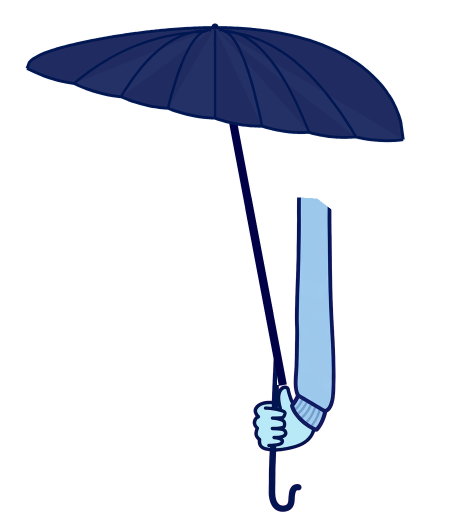
#> input picture tools/audit34/cand_arm_cardigan_umbrella_open.png, 940 x 1024 px, given in place of arm_polo_umbrella_open.png, which was not available (shown at 1/2 size)
$ python make_arm_layers34.py
#> lines starting #> are read from the running program, lines starting #| are printed output that depends on the picture; after the words box and inside, x2 and y2 are one past the last pixel; in counts of white or black regions, pixels touching at a corner belong together
### tools/audit34/build_arm34.py
#!/usr/bin/env python3
"""v0.1.34: rebuild the three OPEN-umbrella arm layers with the
new parametric canopy (design34). The v0.1.32 settlement is kept:
the arm / sleeve / fist pixels are the shipped ones, byte for
byte — only the canopy + the shaft above the fist are erased and
redrawn, on a re-widened canvas whose anchors are re-solved so
every kept pixel lands on exactly the same composite position.

Per-layer plan (layer px, NEW canvas):
  polo     — apex stays where v0.1.32 put it (offset +7 measured,
             inside tolerance); the canvas widens for the new span.
  cardigan — the apex moves ~80 px left: v0.1.33's apex measured
             +47 px off the face centre in composite; the new
             design centres it (the shaft simply leans a little
             more, as the spec's straight apex->fist line allows).
  knitcoat — apex unchanged (offset ~0 measured).
Depths are solved so the rim feet land at composite y ~245
(mid-hair at the sides) on each layer's primary base.
"""
import os
import sys

import numpy as np
from PIL import Image

ROOT = os.path.expanduser("~/workspace/tenki-no-kotae")
RES = os.path.join(ROOT, "app/src/main/res/drawable-nodpi")
sys.path.insert(0, os.path.join(ROOT, "tools", "audit32"))
sys.path.insert(0, os.path.join(ROOT, "tools", "audit34"))
from draw_canopy32 import canopy_bottom, shaft_join  # noqa: E402
from design34 import draw_umbrella  # noqa: E402

INK = (1, 23, 82)
CLOTH_A = (32, 44, 97)
CLOTH_B = (36, 49, 103)

# current anchors (PersonFigure.kt / mirror ARM), per layer
CUR = {
    "arm_polo_umbrella_open":
        dict(grip=(0.72164, 0.84), shaft=0.70860, dw=1.38003, dh=0.95),
    "arm_cardigan_umbrella_open":
        dict(grip=(0.58555, 0.84), shaft=0.56458, dw=1.43003, dh=0.95),
    "arm_knitcoat_umbrella_open":
        dict(grip=(0.75382, 0.85), shaft=0.73950, dw=1.2576, dh=0.95),
}
HINT = {"arm_polo_umbrella_open": 490,
        "arm_cardigan_umbrella_open": 420,
        "arm_knitcoat_umbrella_open": 490}
# new-canvas plan: W2, off (kept art shifts right by off), apex in
# OLD canvas px (converted by +off), dome depth / sag (layer px)
PLAN = {
    "arm_polo_umbrella_open":
        dict(w2=880, off=60, ax_old=390, ay=55, hw=378, depth=190, sag=34),
    "arm_cardigan_umbrella_open":
        dict(w2=940, off=140, ax_old=290, ay=55, hw=376, depth=172, sag=32),
    "arm_knitcoat_umbrella_open":
        dict(w2=880, off=110, ax_old=353, ay=55, hw=376, depth=174, sag=32),
}


def erase_old(a, hint):
    """draw_canopy32's erase: canopy blob + shaft corridor down
    to the fist join. Returns (kept_rgba_int, join (jx, jy))."""
    H, W = a.shape[:2]
    al = a[:, :, 3] > 0
    bot = canopy_bottom(al)
    erase = np.zeros((H, W), dtype=bool)
    yy = np.arange(H)[:, None]
    erase |= al & (yy <= (bot + 2)[None, :])
    jy, jx, _ = shaft_join(a, hint)
    cx0, cx1 = int(jx) - 18, int(jx) + 18
    erase[jy - 400:jy - 60, cx0:cx1 + 1] |= al[jy - 400:jy - 60, cx0:cx1 + 1]
    lum = 0.299 * a[:, :, 0] + 0.587 * a[:, :, 1] + 0.114 * a[:, :, 2]
    tx0, tx1 = int(jx) - 11, int(jx) + 11
    tailzone = al[jy - 60:jy, tx0:tx1 + 1] & \
        (lum[jy - 60:jy, tx0:tx1 + 1] < 170)
    erase[jy - 60:jy, tx0:tx1 + 1] |= tailzone
    low = erase.copy()
    low[:430] = False
    low[jy - 400:jy, cx0:cx1 + 1] = False
    assert not low.any(), "erase mask reaches kept art below the canopy!"
    kept = a.copy()
    kept[erase] = 0
    return kept, (jx, jy)


def build_layer(name, plan=None, src_dir=RES):
#> called with name = 'arm_polo_umbrella_open'
    plan = plan or PLAN[name]
    src = Image.open(os.path.join(src_dir, name + ".png")).convert("RGBA")
#> src is the input picture: PIL image 940x1024 RGBA; mean R, G, B, A 8.8, 12.1, 21.4, 44.1
    a = np.asarray(src).astype(int)
    H, W = a.shape[:2]
#> H = 1024; W = 940
    W2, off = plan["w2"], plan["off"]
    kept, (jx, jy) = erase_old(a, HINT[name])
#> in erase_old, `al = a[:, :, 3] > 0`:
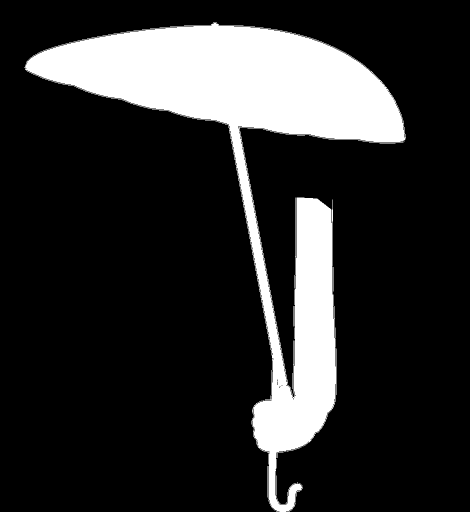
#> al: shape (1024, 940) bool (shown at 1/2 size); 18% white; 14 white regions (6 under 20 px), largest, box (x1, y1, x2, y2) and area: (49, 44, 812, 1024) 173109, (589, 395, 592, 577) 183, (664, 399, 666, 533) 158
    _, _, shaft_col = shaft_join(a, HINT[name])

    base = Image.new("RGBA", (W2, H), (0, 0, 0, 0))
    base.alpha_composite(Image.fromarray(kept.astype(np.uint8), "RGBA"),
                         (off, 0))
    ax, ay = plan["ax_old"] + off, plan["ay"]
    J = (jx + off, jy)
    tilt = (J[0] - ax) / (J[1] - ay)
    art, _ = draw_umbrella(
        (W2, H), (ax, ay), plan["hw"], plan["depth"], plan["sag"],
        tilt, J, shaft_col, CLOTH_A, CLOTH_B, INK,
        shaft_w=16, outline_w=6, rib_w=5, knob=(13, 11))
    base.alpha_composite(art, (0, 0))

    # assert: outside the new art, the output is the kept original
    out = np.asarray(base).astype(int)
    orig_at = np.zeros((H, W2, 4), dtype=int)
    orig_at[:, off:off + W] = a
    kept_mask = np.zeros((H, W2), dtype=bool)
    kept_mask[:, off:off + W] = True
    # kept pixels = original minus erase; recompute erase support:
    kept_alpha = np.zeros((H, W2), dtype=int)
    kept_alpha[:, off:off + W] = kept[:, :, 3]
    art_alpha = np.asarray(art)[:, :, 3] > 0
    untouched = (kept_alpha > 0) & ~art_alpha
    assert (out[untouched] == orig_at[untouched]).all(), \
        f"{name}: kept pixels changed outside the new art!"
    # canopy inside the frame with margin
    ys, xs = np.where(np.asarray(art)[:, :, 3] > 0)
    print(f"{name}: canvas {W}x{H} -> {W2}x{H}, apex=({ax},{ay}) "
          f"J={J} tilt={tilt:.3f} art x {xs.min()}..{xs.max()} "
          f"(margins {xs.min()}/{W2 - 1 - xs.max()})")
    cur = CUR[name]
    anchors = dict(
        grip=((cur["grip"][0] * W + off) / W2, cur["grip"][1]),
        shaft=(cur["shaft"] * W + off) / W2,
        dw=cur["dw"] * W2 / W, dh=cur["dh"])
    print(f"   anchors: grip=({anchors['grip'][0]:.5f},{anchors['grip'][1]}) "
          f"shaft={anchors['shaft']:.5f} dw={anchors['dw']:.5f} "
          f"dh={anchors['dh']}")
    return base, anchors


# [5 lines that do not run on import are left out]

### tools/audit32/draw_canopy32.py
#!/usr/bin/env python3
"""v0.1.32: rebuild the open-umbrella composition in the three
umbrella arm layers (polo / cardigan / knitcoat), at the user's
decision (「傘の構図を作り直す（雨傘・日傘そろって頭の真上に）」).

What changes and what does not:
- The arm, sleeve and fist art is NOT touched: every pixel outside
  the erased canopy + shaft corridor stays byte-identical to the
  v0.1.31 assets (asserted below).
- The canopy and the shaft above the fist are redrawn
  programmatically (no generated art): the canopy is a dome whose
  apex sits over the head's centre (solved per layer against the
  mirror's placement math for every base the layer serves), the
  whole canopy fits inside the layer frame, and the shaft is one
  straight line from the apex to the point where the old shaft
  enters the fist (measured per layer), so the join is seamless.
- Each layer is re-canvassed wider (transparent padding) so the
  centred canopy has room; the Kotlin anchors are recomputed so
  every kept pixel lands on exactly the same composite position
  as before (see anchors32.txt / PersonFigure.kt).
"""
import math
import os

import numpy as np
from PIL import Image, ImageDraw

ROOT = os.path.expanduser("~/workspace/tenki-no-kotae")
RES = os.path.join(ROOT, "app/src/main/res/drawable-nodpi")
OUT = os.path.join(ROOT, "tools/audit32")

INK = (1, 23, 82)          # ribs / outline (sampled median)
CLOTH_A = (32, 44, 97)     # panel shade A (sampled median)
CLOTH_B = (36, 49, 103)    # panel shade B (a breath lighter)

SS = 3  # supersample for the new art

# per-layer plan (new-canvas coordinates)
PLAN = {
    "arm_polo_umbrella_open": dict(
        w2=720, off=0, ax=390, ay=55, hw=300, dome_h=280, sag=25,
        shaft_hint=490),
    "arm_cardigan_umbrella_open": dict(
        w2=746, off=80, ax=290, ay=55, hw=285, dome_h=280, sag=25,
        shaft_hint=340),
    "arm_knitcoat_umbrella_open": dict(
        w2=655, off=0, ax=353, ay=55, hw=280, dome_h=280, sag=25,
        shaft_hint=490),
}


def canopy_bottom(al):
    """Per-column bottom of the top blob, with the shaft/arm
    corridors interpolated from their neighbours (the v0.1.31
    parasol script's method)."""
    H, W = al.shape
#> H = 1024; W = 940
    bot = np.zeros(W, dtype=int)
#> bot = 940 values from 0 to 0
    for x in range(W):
        col = al[:, x]
        last, gap, started = 0, 0, False
        for y in range(H):
            if col[y]:
                last, gap, started = y, 0, True
            elif started:
                gap += 1
                if gap >= 20:
                    break
        bot[x] = last
#> after the loop, bot = 940 values, max 387 at index 482, min 0 at index 0, mean 191.7
#> in erase_old, `erase |= al & (yy <= (bot + 2)[None, :])`:
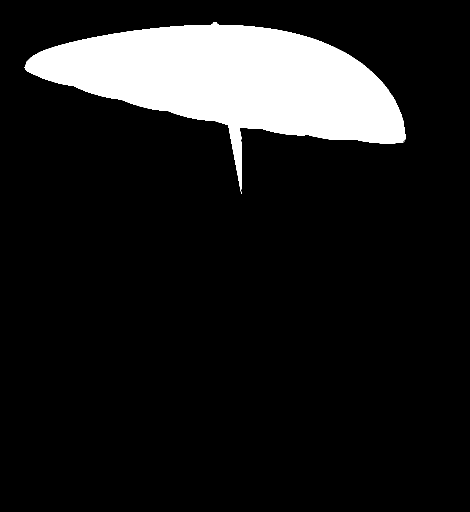
#> erase: shape (1024, 940) bool (shown at 1/2 size); 12% white; 1 white region, box (x1, y1, x2, y2) and area: (49, 44, 812, 388) 115605
    # Columns whose blob runs deeper than any canopy ever does
    # (the shaft / arm / fist corridors) take the canopy's bottom
    # interpolated from the honest canopy columns. (A local-median
    # rule fails inside the wide arm corridor, where the whole
    # window is deep — that was the v0.1.32 first-draft bug: it
    # erased the arm down to the fist.)
    corridor = bot > 420
    assert not corridor.all()
    if corridor.any():
        idx = np.arange(W)
        bot = np.where(corridor,
                       np.interp(idx, idx[~corridor], bot[~corridor]),
                       bot).astype(int)
    return bot


def shaft_join(a, hint):
    """Find where the old shaft enters the fist: scan down from
    y=680; the join is the first row where the alpha run holding
    the shaft grows past 34 px (the fist mass begins). Returns
    (join_y, shaft centre x at the join, shaft colour)."""
#> called with hint = 490
    al = a[:, :, 3] > 0
    lum = 0.299 * a[:, :, 0] + 0.587 * a[:, :, 1] + 0.114 * a[:, :, 2]
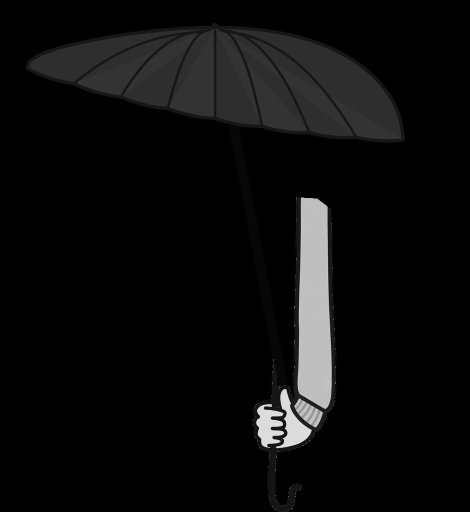
#> lum: shape (1024, 940) float64 (shown at 1/2 size); min 0, max 255, mean 12.2
    for y in range(680, 880):
        row = al[y]
        runs = []
        s = None
        for i, v in enumerate(row):
            if v and s is None:
                s = i
            elif not v and s is not None:
                runs.append((s, i - 1))
                s = None
        if s is not None:
            runs.append((s, len(row) - 1))
        for (x0, x1) in runs:
            if x0 - 6 <= hint <= x1 + 6:
                if x1 - x0 + 1 > 34:
                    jy = y - 6
                    dark = np.where(al[jy] & (lum[jy] < 120))[0]
                    dark = dark[(dark > hint - 30) & (dark < hint + 30)]
                    cx = float(dark.min() + dark.max()) / 2
                    col = np.median(a[jy, int(dark.min()):int(dark.max()) + 1]
                                    [lum[jy, int(dark.min()):int(dark.max()) + 1] < 120][:, :3], axis=0)
                    return jy, cx, tuple(int(round(c)) for c in col)
#> (the run stopped early here; a loop or call above may not have finished)
